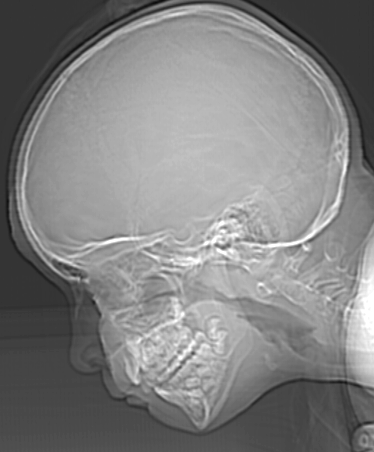
#> input picture CH02/Fig0221(a)(ctskull-256).tif, 374 x 452 px, found by its file name
$ python expt2.py
#> lines starting #> are read from the running program, lines starting #| are printed output that depends on the picture
#> further down, img1 is the input picture: shape (452, 374); min 12, max 255, mean 129.4
### important_classes/intensity_transformations.py
'''
Intensity Transformations
'''
# Important imports
import numpy as np

class IntensityTransformations:

    def __init__(self):
        pass


    ''' Bit plane Slicing '''
    def bit_plane_slicing(self, img):
        '''
        img_bps[n]--> gives nth bit plane
        '''
        img_bps_lst = []
        for i in range(img.shape[0]):
            for j in range(img.shape[1]):
                img_bps_lst.append(np.binary_repr(img[i][j], width=8))
#> after the loop, img_bps_lst = 169048 items
        img_bps = []
        for j in range(0,8):
            img_bps.append((np.array([int(i[7-j]) for i in img_bps_lst],dtype=np.uint8)*(2**j)).reshape(img.shape[0], img.shape[1]))
#> after the loop, img_bps = 8 items
        return img_bps


    ''' Contrast Stretching '''
    # [9 lines left out: function contrast_stretch, not called in this run]


    ''' Thresholding '''
    # [7 lines left out: function threshold, not called in this run]


    ''' Image Negative '''
    def negative(self,img,L):
        img=np.uint8(img)
        return self.contrast_stretch(0,L-1,L-1,0)(img)


    ''' Intensity Level Slicing '''
    # [11 lines left out: function intensity_level_slice, not called in this run]


    ''' Log Transformations (base:n)'''
    # [8 lines left out: function log, not called in this run]


    ''' Antilog Transformations (base:n)'''
    # [7 lines left out: function antilog, not called in this run]


    ''' Power-Law (Gamma) Transformations'''
    # [7 lines left out: function gamma, not called in this run]


### expt2.py
'''
Expt No. 2:

Title: Bit Plane Slicing

Aim: To write a program using Python to perform bit plane slicing to visualize False Contouring

Note: For the program of bitplane slicing, refer diptools.py

'''

from matplotlib import pyplot as plt, gridspec as gs
from dip_toolbox import IntensityTransformations

# importing image
img1=plt.imread('CH02\Fig0221(a)(ctskull-256).tif')


# creating object of class IntensityTransformations
it=IntensityTransformations()


# Getting image in each bit plane:
img_bps=it.bit_plane_slicing(img1)
#> img_bps = 8 items


# Displaying single bit images:
fig1=plt.figure(1)
gs1=gs.GridSpec(2,6)

ax11=plt.subplot(gs1[0:2,0:2])
ax11.set_title("Original Image")
ax11.axis("off")
ax11.imshow(img1,cmap='gray')

ax12=plt.subplot(gs1[0,2])
ax12.set_title("Bitplanes:7")
ax12.axis("off")
ax12.imshow((img1-img_bps[0]),cmap='gray')

ax13=plt.subplot(gs1[0,3])
ax13.set_title("Bitplanes:6")
ax13.axis("off")
ax13.imshow((img1-img_bps[0]-img_bps[1]),cmap='gray')

ax14=plt.subplot(gs1[0,4])
ax14.set_title("Bitplanes:5")
ax14.axis("off")
ax14.imshow((img1-img_bps[0]-img_bps[1]-img_bps[2]),cmap='gray')

ax15=plt.subplot(gs1[0,5])
ax15.set_title("Bitplanes:4")
ax15.axis("off")
ax15.imshow((img1-img_bps[0]-img_bps[1]-img_bps[2]-img_bps[3]),cmap='gray')

ax16=plt.subplot(gs1[1,2])
ax16.set_title("Bitplanes:3")
ax16.axis("off")
ax16.imshow((img1-img_bps[0]-img_bps[1]-img_bps[2]-img_bps[3]-img_bps[4]),cmap='gray')


ax17=plt.subplot(gs1[1,3])
ax17.set_title("Bitplanes:2")
ax17.axis("off")
ax17.imshow((img1-img_bps[0]-img_bps[1]-img_bps[2]-img_bps[3]-img_bps[4]-img_bps[5]),cmap='gray')

ax18=plt.subplot(gs1[1,4])
ax18.set_title("Bitplanes:1")
ax18.axis("off")
ax18.imshow((img1-img_bps[0]-img_bps[1]-img_bps[2]-img_bps[3]-img_bps[4]-img_bps[5]-img_bps[6]),cmap='gray')


plt.suptitle('Bit Plane Slicing to visualize False Contouring',font='Times New Roman',fontweight="bold",fontsize=16)
plt.tight_layout(pad=1.2)
plt.savefig('input_output/expt2.jpg',dpi=300,)
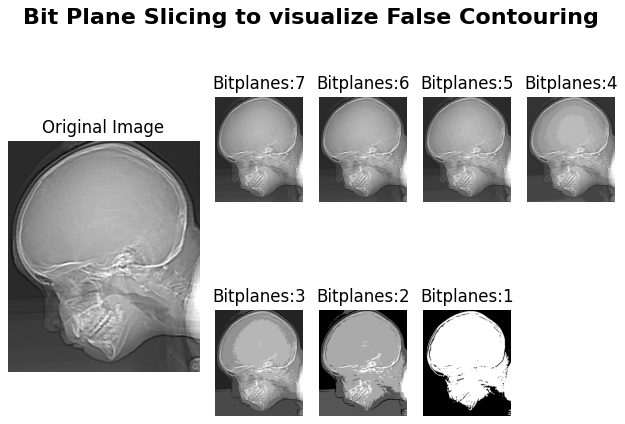
#> figure drawn by matplotlib, 8 panels
plt.show()
